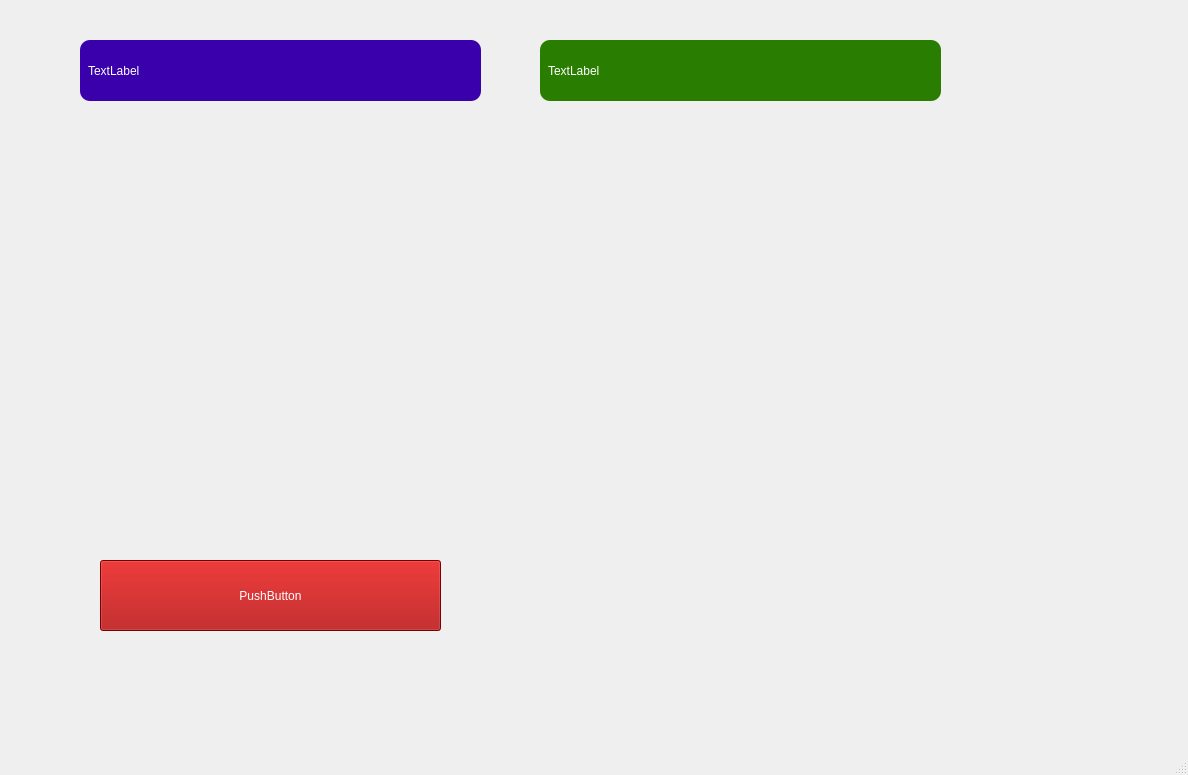
<?xml version="1.0" encoding="UTF-8"?>
<ui version="4.0">
 <class>MainWindow</class>
 <widget class="QMainWindow" name="MainWindow">
  <property name="geometry">
   <rect>
    <x>0</x>
    <y>0</y>
    <width>1188</width>
    <height>775</height>
   </rect>
  </property>
  <property name="windowTitle">
   <string>MainWindow</string>
  </property>
  <widget class="QWidget" name="centralwidget">
   <widget class="QLabel" name="labelCabinet">
    <property name="geometry">
     <rect>
      <x>80</x>
      <y>40</y>
      <width>401</width>
      <height>61</height>
     </rect>
    </property>
    <property name="styleSheet">
     <string notr="true">font: 24pt &quot;MS Shell Dlg 2&quot;;
background-color: rgb(57, 0, 172);
color: rgb(255, 255, 255);
padding:5px;
border-radius:10px;</string>
    </property>
    <property name="text">
     <string>TextLabel</string>
    </property>
   </widget>
   <widget class="QPushButton" name="startButton">
    <property name="geometry">
     <rect>
      <x>100</x>
      <y>560</y>
      <width>341</width>
      <height>71</height>
     </rect>
    </property>
    <property name="styleSheet">
     <string notr="true">background-color: rgb(167, 0, 0);
color: rgb(255, 255, 255);
font: 20pt &quot;MS Shell Dlg 2&quot;;
border-color: rgb(220, 208, 115);</string>
    </property>
    <property name="text">
     <string>PushButton</string>
    </property>
   </widget>
   <widget class="QLabel" name="labelDepartament">
    <property name="geometry">
     <rect>
      <x>540</x>
      <y>40</y>
      <width>401</width>
      <height>61</height>
     </rect>
    </property>
    <property name="styleSheet">
     <string notr="true">font: 24pt &quot;MS Shell Dlg 2&quot;;
background-color: rgb(41, 125, 0);
color: rgb(255, 255, 255);
padding:5px;
border-radius:10px;</string>
    </property>
    <property name="text">
     <string>TextLabel</string>
    </property>
   </widget>
  </widget>
  <widget class="QMenuBar" name="menubar">
   <property name="geometry">
    <rect>
     <x>0</x>
     <y>0</y>
     <width>1188</width>
     <height>21</height>
    </rect>
   </property>
  </widget>
  <widget class="QStatusBar" name="statusbar"/>
 </widget>
 <resources/>
 <connections/>
</ui>
